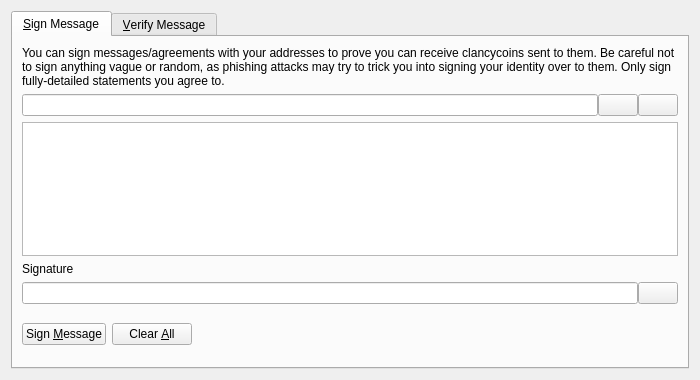
<?xml version="1.0" encoding="UTF-8"?>
<ui version="4.0">
 <class>SignVerifyMessageDialog</class>
 <widget class="QDialog" name="SignVerifyMessageDialog">
  <property name="geometry">
   <rect>
    <x>0</x>
    <y>0</y>
    <width>700</width>
    <height>380</height>
   </rect>
  </property>
  <property name="windowTitle">
   <string>Signatures - Sign / Verify a Message</string>
  </property>
  <property name="modal">
   <bool>true</bool>
  </property>
  <layout class="QVBoxLayout" name="verticalLayout">
   <item>
    <widget class="QTabWidget" name="tabWidget">
     <property name="currentIndex">
      <number>0</number>
     </property>
     <widget class="QWidget" name="tabSignMessage">
      <attribute name="title">
       <string>&amp;Sign Message</string>
      </attribute>
      <layout class="QVBoxLayout" name="verticalLayout_SM">
       <item>
        <widget class="QLabel" name="infoLabel_SM">
         <property name="text">
          <string>You can sign messages/agreements with your addresses to prove you can receive clancycoins sent to them. Be careful not to sign anything vague or random, as phishing attacks may try to trick you into signing your identity over to them. Only sign fully-detailed statements you agree to.</string>
         </property>
         <property name="textFormat">
          <enum>Qt::PlainText</enum>
         </property>
         <property name="wordWrap">
          <bool>true</bool>
         </property>
        </widget>
       </item>
       <item>
        <layout class="QHBoxLayout" name="horizontalLayout_1_SM">
         <property name="spacing">
          <number>0</number>
         </property>
         <item>
          <widget class="QValidatedLineEdit" name="addressIn_SM">
           <property name="toolTip">
            <string>The Clancycoin address to sign the message with</string>
           </property>
          </widget>
         </item>
         <item>
          <widget class="QPushButton" name="addressBookButton_SM">
           <property name="toolTip">
            <string>Choose previously used address</string>
           </property>
           <property name="text">
            <string/>
           </property>
           <property name="icon">
            <iconset resource="../clancycoin.qrc">
             <normaloff>:/icons/address-book</normaloff>:/icons/address-book</iconset>
           </property>
           <property name="shortcut">
            <string>Alt+A</string>
           </property>
           <property name="autoDefault">
            <bool>false</bool>
           </property>
          </widget>
         </item>
         <item>
          <widget class="QPushButton" name="pasteButton_SM">
           <property name="toolTip">
            <string>Paste address from clipboard</string>
           </property>
           <property name="text">
            <string/>
           </property>
           <property name="icon">
            <iconset resource="../clancycoin.qrc">
             <normaloff>:/icons/editpaste</normaloff>:/icons/editpaste</iconset>
           </property>
           <property name="shortcut">
            <string>Alt+P</string>
           </property>
           <property name="autoDefault">
            <bool>false</bool>
           </property>
          </widget>
         </item>
        </layout>
       </item>
       <item>
        <widget class="QPlainTextEdit" name="messageIn_SM">
         <property name="toolTip">
          <string>Enter the message you want to sign here</string>
         </property>
        </widget>
       </item>
       <item>
        <widget class="QLabel" name="signatureLabel_SM">
         <property name="text">
          <string>Signature</string>
         </property>
         <property name="textFormat">
          <enum>Qt::PlainText</enum>
         </property>
        </widget>
       </item>
       <item>
        <layout class="QHBoxLayout" name="horizontalLayout_2_SM">
         <property name="spacing">
          <number>0</number>
         </property>
         <item>
          <widget class="QLineEdit" name="signatureOut_SM">
           <property name="font">
            <font>
             <italic>true</italic>
            </font>
           </property>
           <property name="readOnly">
            <bool>true</bool>
           </property>
          </widget>
         </item>
         <item>
          <widget class="QPushButton" name="copySignatureButton_SM">
           <property name="toolTip">
            <string>Copy the current signature to the system clipboard</string>
           </property>
           <property name="text">
            <string/>
           </property>
           <property name="icon">
            <iconset resource="../clancycoin.qrc">
             <normaloff>:/icons/editcopy</normaloff>:/icons/editcopy</iconset>
           </property>
           <property name="autoDefault">
            <bool>false</bool>
           </property>
          </widget>
         </item>
        </layout>
       </item>
       <item>
        <layout class="QHBoxLayout" name="horizontalLayout_3_SM">
         <item>
          <widget class="QPushButton" name="signMessageButton_SM">
           <property name="toolTip">
            <string>Sign the message to prove you own this Clancycoin address</string>
           </property>
           <property name="text">
            <string>Sign &amp;Message</string>
           </property>
           <property name="icon">
            <iconset resource="../clancycoin.qrc">
             <normaloff>:/icons/edit</normaloff>:/icons/edit</iconset>
           </property>
           <property name="autoDefault">
            <bool>false</bool>
           </property>
          </widget>
         </item>
         <item>
          <widget class="QPushButton" name="clearButton_SM">
           <property name="toolTip">
            <string>Reset all sign message fields</string>
           </property>
           <property name="text">
            <string>Clear &amp;All</string>
           </property>
           <property name="icon">
            <iconset resource="../clancycoin.qrc">
             <normaloff>:/icons/remove</normaloff>:/icons/remove</iconset>
           </property>
           <property name="autoDefault">
            <bool>false</bool>
           </property>
          </widget>
         </item>
         <item>
          <spacer name="horizontalSpacer_1_SM">
           <property name="orientation">
            <enum>Qt::Horizontal</enum>
           </property>
           <property name="sizeHint" stdset="0">
            <size>
             <width>40</width>
             <height>48</height>
            </size>
           </property>
          </spacer>
         </item>
         <item>
          <widget class="QLabel" name="statusLabel_SM">
           <property name="font">
            <font>
             <weight>75</weight>
             <bold>true</bold>
            </font>
           </property>
           <property name="text">
            <string/>
           </property>
           <property name="wordWrap">
            <bool>true</bool>
           </property>
          </widget>
         </item>
         <item>
          <spacer name="horizontalSpacer_2_SM">
           <property name="orientation">
            <enum>Qt::Horizontal</enum>
           </property>
           <property name="sizeHint" stdset="0">
            <size>
             <width>40</width>
             <height>48</height>
            </size>
           </property>
          </spacer>
         </item>
        </layout>
       </item>
      </layout>
     </widget>
     <widget class="QWidget" name="tabVerifyMessage">
      <attribute name="title">
       <string>&amp;Verify Message</string>
      </attribute>
      <layout class="QVBoxLayout" name="verticalLayout_VM">
       <item>
        <widget class="QLabel" name="infoLabel_VM">
         <property name="text">
          <string>Enter the receiver's address, message (ensure you copy line breaks, spaces, tabs, etc. exactly) and signature below to verify the message. Be careful not to read more into the signature than what is in the signed message itself, to avoid being tricked by a man-in-the-middle attack. Note that this only proves the signing party receives with the address, it cannot prove sendership of any transaction!</string>
         </property>
         <property name="textFormat">
          <enum>Qt::PlainText</enum>
         </property>
         <property name="alignment">
          <set>Qt::AlignLeading|Qt::AlignLeft|Qt::AlignTop</set>
         </property>
         <property name="wordWrap">
          <bool>true</bool>
         </property>
        </widget>
       </item>
       <item>
        <layout class="QHBoxLayout" name="horizontalLayout_1_VM">
         <property name="spacing">
          <number>0</number>
         </property>
         <item>
          <widget class="QValidatedLineEdit" name="addressIn_VM">
           <property name="toolTip">
            <string>The Clancycoin address the message was signed with</string>
           </property>
          </widget>
         </item>
         <item>
          <widget class="QPushButton" name="addressBookButton_VM">
           <property name="toolTip">
            <string>Choose previously used address</string>
           </property>
           <property name="text">
            <string/>
           </property>
           <property name="icon">
            <iconset resource="../clancycoin.qrc">
             <normaloff>:/icons/address-book</normaloff>:/icons/address-book</iconset>
           </property>
           <property name="shortcut">
            <string>Alt+A</string>
           </property>
           <property name="autoDefault">
            <bool>false</bool>
           </property>
          </widget>
         </item>
        </layout>
       </item>
       <item>
        <widget class="QPlainTextEdit" name="messageIn_VM"/>
       </item>
       <item>
        <widget class="QValidatedLineEdit" name="signatureIn_VM"/>
       </item>
       <item>
        <layout class="QHBoxLayout" name="horizontalLayout_2_VM">
         <item>
          <widget class="QPushButton" name="verifyMessageButton_VM">
           <property name="toolTip">
            <string>Verify the message to ensure it was signed with the specified Clancycoin address</string>
           </property>
           <property name="text">
            <string>Verify &amp;Message</string>
           </property>
           <property name="icon">
            <iconset resource="../clancycoin.qrc">
             <normaloff>:/icons/transaction_0</normaloff>:/icons/transaction_0</iconset>
           </property>
           <property name="autoDefault">
            <bool>false</bool>
           </property>
          </widget>
         </item>
         <item>
          <widget class="QPushButton" name="clearButton_VM">
           <property name="toolTip">
            <string>Reset all verify message fields</string>
           </property>
           <property name="text">
            <string>Clear &amp;All</string>
           </property>
           <property name="icon">
            <iconset resource="../clancycoin.qrc">
             <normaloff>:/icons/remove</normaloff>:/icons/remove</iconset>
           </property>
           <property name="autoDefault">
            <bool>false</bool>
           </property>
          </widget>
         </item>
         <item>
          <spacer name="horizontalSpacer_1_VM">
           <property name="orientation">
            <enum>Qt::Horizontal</enum>
           </property>
           <property name="sizeHint" stdset="0">
            <size>
             <width>40</width>
             <height>48</height>
            </size>
           </property>
          </spacer>
         </item>
         <item>
          <widget class="QLabel" name="statusLabel_VM">
           <property name="font">
            <font>
             <weight>75</weight>
             <bold>true</bold>
            </font>
           </property>
           <property name="text">
            <string/>
           </property>
           <property name="wordWrap">
            <bool>true</bool>
           </property>
          </widget>
         </item>
         <item>
          <spacer name="horizontalSpacer_2_VM">
           <property name="orientation">
            <enum>Qt::Horizontal</enum>
           </property>
           <property name="sizeHint" stdset="0">
            <size>
             <width>40</width>
             <height>48</height>
            </size>
           </property>
          </spacer>
         </item>
        </layout>
       </item>
      </layout>
     </widget>
    </widget>
   </item>
  </layout>
 </widget>
 <customwidgets>
  <customwidget>
   <class>QValidatedLineEdit</class>
   <extends>QLineEdit</extends>
   <header>qt/qvalidatedlineedit.h</header>
  </customwidget>
 </customwidgets>
 <resources>
  <include location="../clancycoin.qrc"/>
 </resources>
 <connections/>
</ui>
